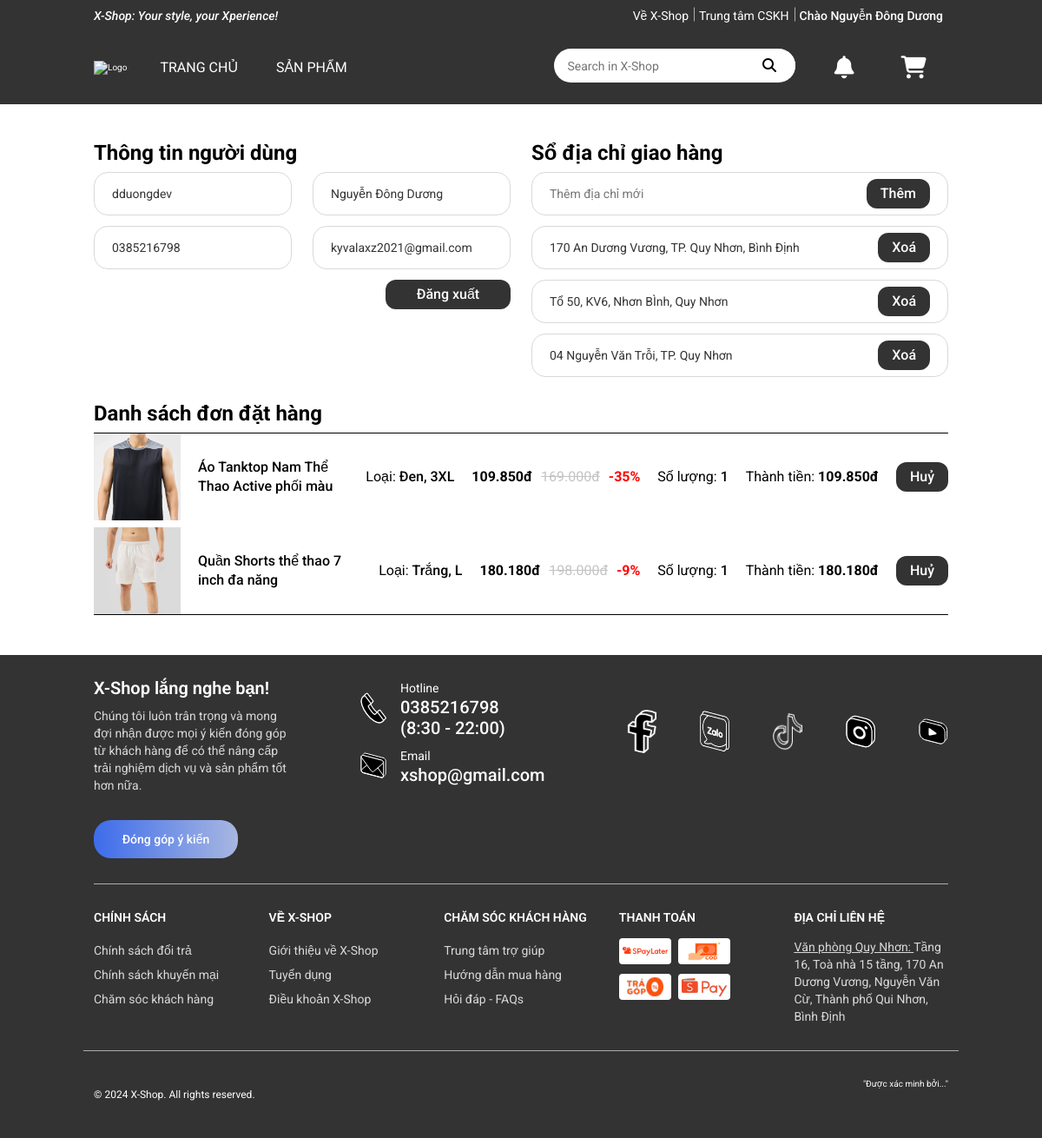
Before: /user_view.php (signed in) with the older database file.
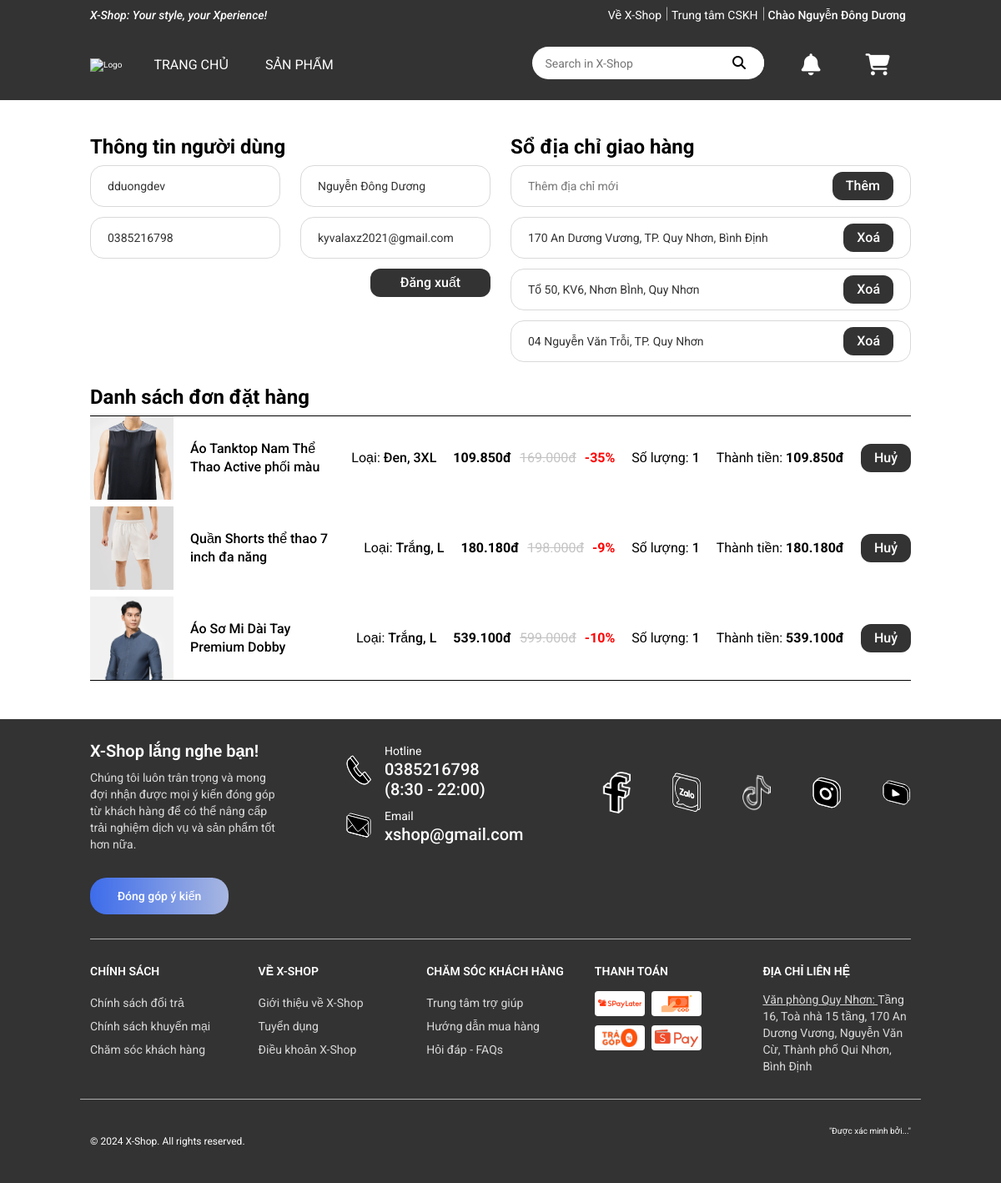
After: the same page with the newer database file.
### tables this page shows
CREATE TABLE `users` (
  `id` bigint(20) NOT NULL,
  `user_name` varchar(255) NOT NULL,
  `email` varchar(255) NOT NULL,
  `user_password` varchar(255) NOT NULL,
  `phone` varchar(15) NOT NULL,
  `user_role` enum('admin','customer') DEFAULT NULL,
  `fullname` varchar(255) NOT NULL
);

CREATE TABLE `addresses` (
  `id` bigint(20) NOT NULL,
  `user_id` bigint(20) NOT NULL,
  `address` text DEFAULT NULL
);

CREATE TABLE `orders` (
  `id` bigint(20) NOT NULL,
  `user_id` bigint(20) NOT NULL,
  `payment_method` enum('online','offline') NOT NULL,
  `created_at` timestamp NOT NULL DEFAULT current_timestamp(),
  `order_status` tinyint(4) DEFAULT 1,
  `product_size_id` bigint(20) NOT NULL,
  `quantity` int(11) NOT NULL,
  `delivery_phone` varchar(15) DEFAULT NULL,
  `note` text DEFAULT NULL,
  `delivery_address` text DEFAULT NULL
);

CREATE TABLE `products` (
  `id` bigint(20) NOT NULL,
  `product_name` varchar(100) NOT NULL,
  `unit_price` double NOT NULL,
  `discount_percentage` float DEFAULT 0,
  `product_desc` longtext DEFAULT NULL CHECK (json_valid(`product_desc`)),
  `slug` text NOT NULL,
  `main_img` varchar(255) NOT NULL,
  `release_date` datetime DEFAULT current_timestamp()
);

CREATE TABLE `colors` (
  `id` bigint(20) NOT NULL,
  `color_name` varchar(100) NOT NULL,
  `img` varchar(255) NOT NULL,
  `slug` text NOT NULL
);

CREATE TABLE `sizes` (
  `id` bigint(20) NOT NULL,
  `size_name` varchar(100) NOT NULL
);

### user_view.php (the view, shortened to what the rows shown need)
<?php
    require_once './php/dbconnect.php';
    $get_user_info_query = "SELECT id, fullname, email, phone FROM users WHERE user_name = ?";
    $stmt = $_conn->prepare($get_user_info_query);
    $stmt->bind_param('s', $_SESSION['username']);
    $stmt->execute();
    $result = $stmt->get_result();
    $user_info = $result->fetch_assoc();
    $get_all_addresses_query = "SELECT addresses.*
                                FROM addresses
                                JOIN users
                                ON users.id = addresses.user_id
                                WHERE user_name = ?";
    $stmt = $_conn->prepare($get_all_addresses_query);
    $stmt->bind_param('s', $_SESSION['username']);
    $stmt->execute();
    $result = $stmt->get_result();
    $addresses = $result->fetch_all();
    $get_all_orders_query = "SELECT orders.id AS id, product_name, main_img, unit_price, discount_percentage, color_name, size_name, orders.quantity AS quantity
                                FROM orders
                                JOIN products_size
                                ON orders.product_size_id = products_size.id
                                JOIN products_color
                                ON products_color.id = products_size.product_color_id
                                JOIN products
                                ON products.id = products_color.product_id
                                JOIN users
                                ON orders.user_id = users.id
                                JOIN colors
                                ON products_color.color_id = colors.id
                                JOIN sizes
                                ON products_size.size_id = sizes.id
                                WHERE users.user_name = ?";
    $stmt = $_conn->prepare($get_all_orders_query);
    $stmt->bind_param('s', $_SESSION['username']);
    $stmt->execute();
    $result = $stmt->get_result();
    $orders = $result->fetch_all();
?>
<!DOCTYPE html>
<html lang="en">
<head>
    <link rel="stylesheet" href="https://cdnjs.cloudflare.com/ajax/libs/normalize/8.0.1/normalize.min.css">
    <link rel="stylesheet" href="../css/grid.css">
    <link rel="stylesheet" href="../css/base.css">
    <link rel="stylesheet" href="../css/main.css">
    <link rel="stylesheet" href="https://cdnjs.cloudflare.com/ajax/libs/font-awesome/6.5.1/css/all.min.css">
</head>
<body>
    <div class="app">
        <div class="container">
            <div class="grid wide">
                <div class="row">
                    <div class="col l-6">
                        <div class="user__session">
                            <div class="user__session-content">
                                <div class="row ud__row-padding-v6">
                                    <div class="col l-6">
                                        <input type="text" name="user_info" placeholder="Họ tên" class="user__form-control js-input--fullname" value="<?php echo $user_info['fullname'] ?>" required>
                                    </div>
                                </div>
                                <div class="row ud__row-padding-v6">
                                    <div class="col l-6">
                                        <input type="tel" name="user_info" placeholder="Số điện thoại" class="user__form-control js-input--phone" value="<?php echo $user_info['phone'] ?>" required>
                                    </div>
                                    <div class="col l-6">
                                        <input type="email" name="user_info" placeholder="Email" class="user__form-control js-input--email" value="<?php echo $user_info['email'] ?>" required>
                                    </div>
                                </div>
                            </div>
                        </div>
                    </div>
                    <div class="col l-6">
                        <div class="user__session">
                            <div id="user__address-container" class="user__session-content">
                                    <?php
                                        if(count($addresses) > 0){
                                            foreach($addresses as $value){
                                                echo '<div class="row ud__row-padding-v6 address_item">';
                                                echo '<div class="col l-12">';
                                                echo '<span class="user__form-control">';
                                                echo '<span>'.$value[2].'</span>';
                                                echo '<button value="'.$value[0].'" class="user__button js-delete-address-button">Xoá</button>';
                                                echo '</span>';
                                                echo '</div>';
                                                echo '</div>';
                                            }
                                        }
                                    ?>
                            </div>
                        </div>
                    </div>
                </div>
                <div class="row">
                    <div class="col l-12">
                        <div class="user__session user__session--orders">
                            <div class="user__session-content user__session-content--orders">
                                <?php
                                    if(count($orders) > 0){
                                        foreach($orders as $order){
                                            echo '<div class="user__order">';
                                            echo '<img src="'.$order[2].'" alt="" class="user__order-img">';
                                            echo '<span class="user__order-name">'.$order[1].'</span>';
                                            echo '<span>Loại: <span class="user__order-option">'.$order[5].', '.$order[6].'</span></span>';
                                            echo '<span class="user__order-price">';
                                            if($order[4] > 0.0){
                                                echo '<span class="user__order-current-price">'.number_format($order[3] * (1 - $order[4]), 0, ',', '.').'đ</span>';
                                                echo '<span class="user__order-old-price">'.number_format($order[3], 0, ',', '.').'đ</span>';
                                                echo '<span class="user__order-discount">-'.($order[4] * 100).'%</span>';
                                            }
                                            else {
                                                echo '<span class="user__order-current-price">'.number_format($order[3], 0, ',', '.').'đ</span>';
                                            }
                                            echo '</span>';
                                            echo '<span>Số lượng: <span class="user__order-quantity">'.$order[7].'</span></span>';
                                            $total = ($order[4] > 0.0) ? $order[3] * (1 - $order[4]) * $order[7] : $order[3] * $order[7];
                                            echo '<span>Thành tiền: <span class="user__order-total">'.number_format($total, 0, ',', '.').'đ</span></span>';
                                            echo '<button value="'.$order[0].'" class="user__button js-delete-order-button">Huỷ</button>';
                                            echo '</div>';
                                        }
                                    }
                                ?>
                            </div>
                        </div>
                    </div>
                </div>
            </div>
        </div>
    </div>
</body>
</html>

Changed rows visible on the page:
added orders: products.main_img (picture), products.product_name "Áo Sơ Mi Dài Tay Premium Dobby", colors.color_name "Trắng", sizes.size_name "L", products.unit_price+discount_percentage "539.100", products.unit_price "599.000", products.discount_percentage "10", quantity "1", quantity.unit_price "539.100", $order[0] 16 (drawn)
